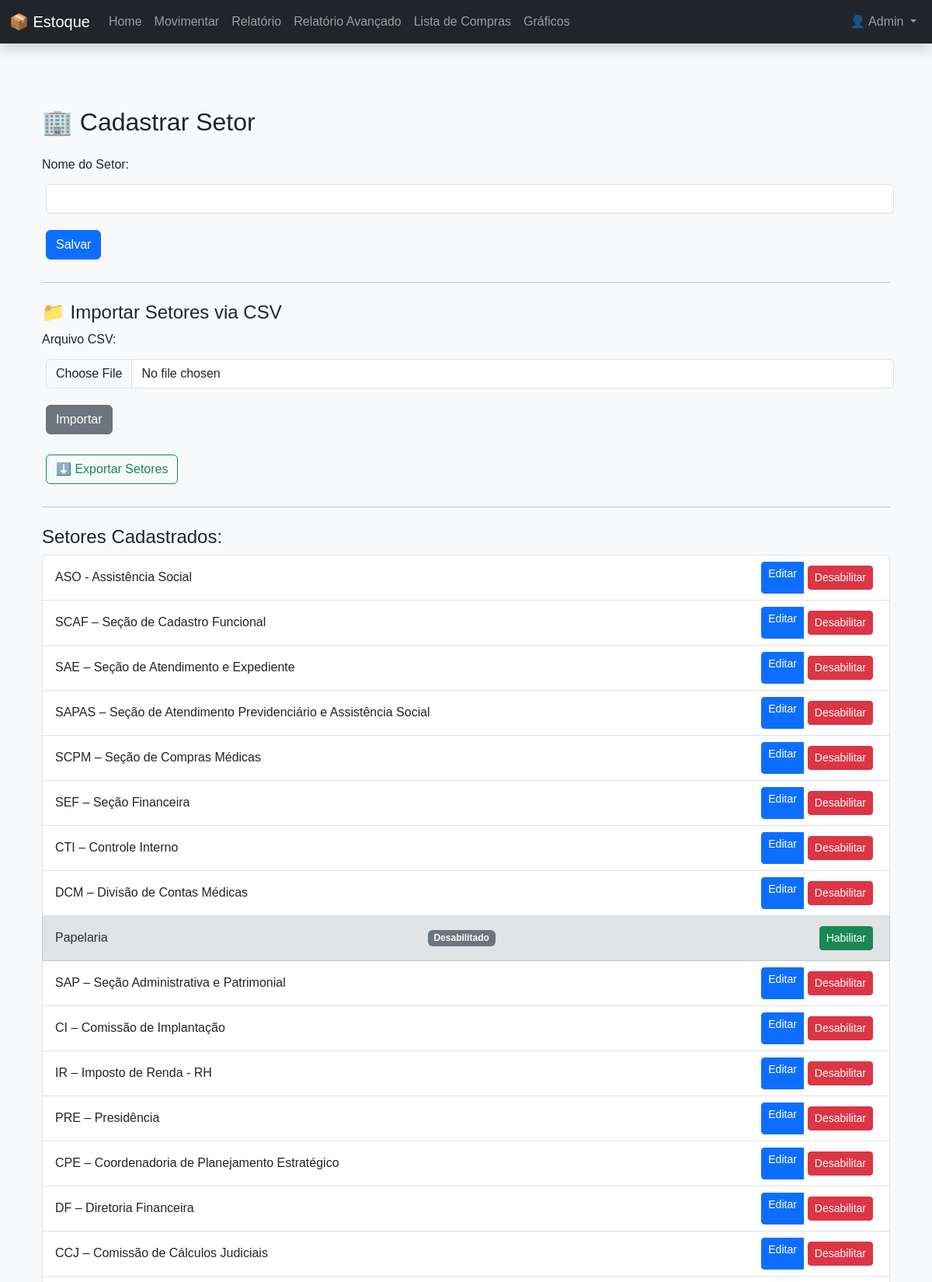
The app's page /cadastrar_setor (signed in, upper part) with its own data.
### models.py (models this page shows, shortened)
class Usuario(db.Model, UserMixin):
    id = db.Column(db.Integer, primary_key=True)
    nome = db.Column(db.String(100), nullable=False)
    email = db.Column(db.String(100), unique=True, nullable=False)
    senha = db.Column(db.String(200), nullable=False)
    tipo = db.Column(db.String(20), nullable=False, default='usuario')
    @property
    def is_admin(self):
        return self.tipo == 'admin'

class Setor(db.Model):
    __tablename__ = 'setores'
    id = db.Column(db.Integer, primary_key=True)
    nome = db.Column(db.String(100), nullable=False)
    status = db.Column(db.Boolean, default=True, nullable=True)

### app.py (the view, shortened to what this page needs)
@app.route('/cadastrar_setor', methods=['GET', 'POST'])
@login_required
def cadastrar_setor():
    if not current_user.is_admin:
        flash('Acesso negado. Você não tem permissão para acessar esta página.', 'danger')
        return redirect(url_for('index'))
    setores = Setor.query.all()
    return render_template('cadastrar_setor.html', setores=setores)

### app.py (called while the page is built)
@login_manager.user_loader
def load_user(user_id):
    return Usuario.query.get(int(user_id))

### templates/cadastrar_setor.html (shortened to what this page needs)
{% extends 'base.html' %}
{% block content %}
  <div class="container mt-5">
    <h2 class="mb-4">🏢 Cadastrar Setor</h2>
    <form method="POST">
      <div class="mb-3">
        <label for="nome" class="form-label">Nome do Setor:</label>
        <input type="text" class="form-control" id="nome" name="nome" required>
      </div>
      <button type="submit" class="btn btn-primary">Salvar</button>
    </form>
    <hr class="my-4">
    <h4>📁 Importar Setores via CSV</h4>
    <form method="POST" action="{{ url_for('importar_csv_setores') }}" enctype="multipart/form-data">
      <div class="mb-3">
        <label for="arquivo_csv" class="form-label">Arquivo CSV:</label>
        <input type="file" class="form-control" id="arquivo_csv" name="arquivo_csv" accept=".csv" required>
      </div>
      <button type="submit" class="btn btn-secondary">Importar</button>
    </form>
    <form method="GET" action="{{ url_for('exportar_csv_setores') }}" class="mt-3">
      <button type="submit" class="btn btn-outline-success">⬇️ Exportar Setores</button>
    </form>
    <hr class="my-4">
    <h4>Setores Cadastrados:</h4>
    <ul class="list-group">
      {% for setor in setores %}
        {% if setor.status %}
          <li class="list-group-item d-flex justify-content-between align-items-center">
            {{ setor.nome }}
            <div class="btn-group">
              <a href="{{ url_for('editar_setor', id=setor.id) }}" class="btn btn-sm btn-primary">Editar</a>
              <form method="POST" action="{{ url_for('desabilitar_setor', id=setor.id) }}" onsubmit="return confirm('Tem certeza que deseja desabilitar este Setor? (Essa ação não pode ser desfeita)')">
                <button type="submit" class="btn btn-sm btn-danger">Desabilitar</button>
              </form>
            </div>
          </li>
        {% else %}
          <li class="list-group-item list-group-item-secondary d-flex justify-content-between align-items-center">
            {{ setor.nome }}<span class="badge bg-secondary">Desabilitado</span>
            <div class="btn-group">
              <form method="POST" action="{{ url_for('habilitar_setor', id=setor.id) }}" onsubmit="return confirm('Tem certeza que deseja habilitar este Setor?')">
                <button type="submit" class="btn btn-sm btn-success">Habilitar</button>
              </form>
            </div>
          </li>
        {% endif %}
      {% endfor %}
    </ul>
  </div>
{% endblock %}

### templates/base.html (shortened to what this page needs)
<!DOCTYPE html>
<html lang="pt-br">
<head>
  <link href="https://cdn.jsdelivr.net/npm/bootstrap@5.3.3/dist/css/bootstrap.min.css" rel="stylesheet">
  <link rel="stylesheet" href="{{ url_for('static', filename='css/style.css') }}">
</head>
<body class="bg-light">
  <nav class="navbar navbar-expand-lg navbar-dark bg-dark fixed-top shadow">
    <div class="container-fluid">
      <a class="navbar-brand" href="{{ url_for('index') }}">📦 Estoque</a>
      <div class="collapse navbar-collapse" id="navbarNav">
        <ul class="navbar-nav me-auto">
          <li class="nav-item">
            <a class="nav-link {% if request.endpoint == 'index' %}active{% endif %}" href="{{ url_for('index') }}">Home</a>
          </li>
          <li class="nav-item">
            <a class="nav-link {% if request.endpoint == 'movimentar' %}active{% endif %}" href="{{ url_for('movimentar') }}">Movimentar</a>
          </li>
          <li class="nav-item">
            <a class="nav-link {% if request.endpoint == 'relatorio' %}active{% endif %}" href="{{ url_for('relatorio') }}">Relatório</a>
          </li>
          <li class="nav-item">
            <a class="nav-link {% if request.endpoint == 'relatorio_avancado' %}active{% endif %}" href="{{ url_for('relatorio_avancado') }}">Relatório Avançado</a>
          </li>
          <li class="nav-item">
            <a class="nav-link {% if request.endpoint == 'lista_compras' %}active{% endif %}" href="{{ url_for('lista_compras') }}">Lista de Compras</a>
          </li>
          <li class="nav-item">
            <a class="nav-link {% if request.endpoint == 'graficos' %}active{% endif %}" href="{{ url_for('graficos') }}">Gráficos</a>
          </li>
        </ul>
        <ul class="navbar-nav ms-auto">
        {% if current_user.is_authenticated %}
          <li class="nav-item dropdown">
            <a class="nav-link dropdown-toggle" href="#" id="userDropdown" role="button" data-bs-toggle="dropdown" aria-expanded="false">
              👤 {{ current_user.nome }}
            </a>
          </li>
        {% else %}
          <li class="nav-item">
            <a class="nav-link text-success" href="{{ url_for('login') }}">Login</a>
          </li>
        {% endif %}
        </ul>
      </div>
    </div>
  </nav>
  <main class="container my-4">
    {% block content %}{% endblock %}
  </main>
</body>
</html>

### static/css/style.css (style rules this page uses)
body { font-family: Arial, sans-serif; margin: 20px; }
form input, form button { margin: 5px; }

### templates/base.html (style rules this page uses)
body { padding-top: 70px; }

### records on screen
Usuario: nome "Admin"
Setor: nome "ASO - Assistência Social"
Setor: nome "SCAF – Seção de Cadastro Funcional"
Setor: nome "SAE – Seção de Atendimento e Expediente"
Setor: nome "SAPAS – Seção de Atendimento Previdenciário e Assistência Social"
Setor: nome "SCPM – Seção de Compras Médicas"
Setor: nome "SEF – Seção Financeira"
Setor: nome "CTI – Controle Interno"
Setor: nome "DCM – Divisão de Contas Médicas"
Setor: nome "Papelaria"
Setor: nome "SAP – Seção Administrativa e Patrimonial"
Setor: nome "CI – Comissão de Implantação"
Setor: nome "IR – Imposto de Renda - RH"
Setor: nome "PRE – Presidência"
Setor: nome "CPE – Coordenadoria de Planejamento Estratégico"
Setor: nome "DF – Diretoria Financeira"
Setor: nome "CCJ – Comissão de Cálculos Judiciais"
